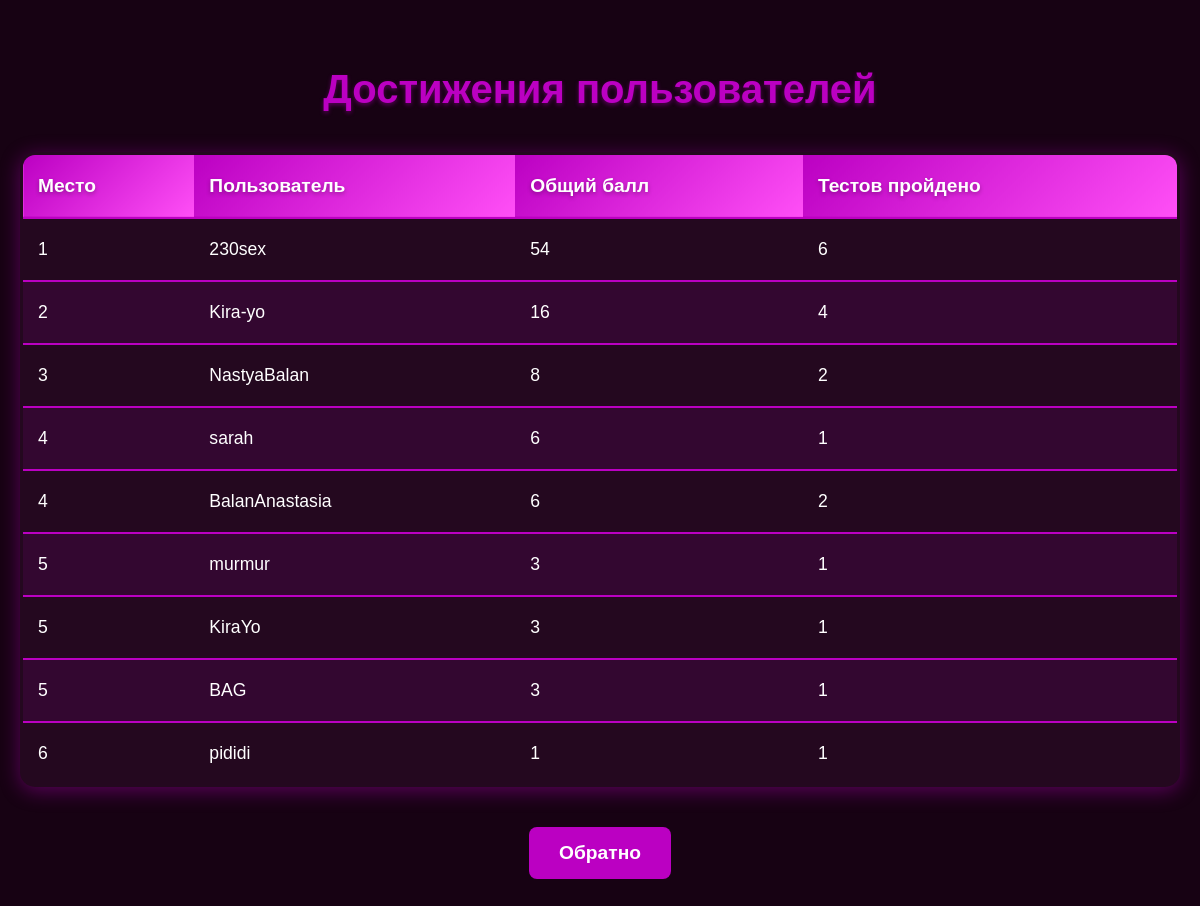
The page /achievement (signed in) on the database its author committed.
### tables this page shows
CREATE TABLE results (
                id INTEGER PRIMARY KEY AUTOINCREMENT,
                test_id INTEGER,
                user_login TEXT,
                user_answers TEXT,
                correct_answers INTEGER,
                total_questions INTEGER
            );

### app.py (the view)
@app.route('/achievement')
def achievement():
    if 'user_id' not in session:
        return redirect(url_for('login'))
    conn = get_db_connection()
    conn.row_factory = sqlite3.Row
    cursor = conn.cursor()
    cursor.execute('''
        SELECT
            user_login,
            SUM(correct_answers) AS total_correct_answers,
            COUNT(DISTINCT test_id) AS tests_taken
        FROM results
        GROUP BY user_login
        ORDER BY total_correct_answers DESC
    ''')
    user_achievements = cursor.fetchall()
    conn.close()
    ranked_achievements = []
    rank = 1
    for i, user_achievement in enumerate(user_achievements):
        ranked_achievements.append({
            'rank': rank,
            'user_login': user_achievement['user_login'],
            'total_correct_answers': user_achievement['total_correct_answers'],
            'tests_taken': user_achievement['tests_taken']
        })
        if i + 1 < len(user_achievements) and user_achievements[i+1]['total_correct_answers'] < user_achievement['total_correct_answers']:
            rank += 1
    return render_template('achievement.html', ranked_achievements=ranked_achievements)

### app.py (called while the page is built)
def get_db_connection():
    conn = sqlite3.connect(DATABASE_PATH)
    conn.row_factory = sqlite3.Row
    return conn

### templates/achievement.html (shortened to what this page needs)
<!DOCTYPE html>
<html>
<head>
</head>
<body>
    <div class="container">
        <h1>Достижения пользователей</h1>
        <table>
            <thead>
                <tr>
                    <th>Место</th>
                    <th>Пользователь</th>
                    <th>Общий балл</th>
                    <th>Тестов пройдено</th>
                </tr>
            </thead>
            <tbody>
                {% for achievement in ranked_achievements %}
                    <tr>
                        <td>{{ achievement.rank }}</td>
                        <td>{{ achievement.user_login }}</td>
                        <td>{{ achievement.total_correct_answers }}</td>
                        <td>{{ achievement.tests_taken }}</td>
                    </tr>
                {% endfor %}
            </tbody>
        </table>
        <button onclick="location.href='/'">Обратно</button>
    </div>
</body>
</html>

### templates/achievement.html (style rules this page uses)
body { font-family: Arial, sans-serif; background-color: #170213; color: hsl(0, 0%, 100%); margin: 0; padding: 40px 20px; min-height: 100vh; }
h1 { color: #bb00c2; text-align: center; margin-bottom: 40px; font-size: 2.5rem; text-shadow: 0 2px 4px rgba(187, 0, 194, 0.4); }
table { width: 100%; border-collapse: collapse; margin-bottom: 40px; background-color: #24081f; border-radius: 15px; overflow: hidden; border: 3px solid #bb00c2; box-shadow: 0 4px 20px rgba(187, 0, 194, 0.4); }
th, td { padding: 20px 15px; text-align: left; border-bottom: 2px solid #bb00c2; font-size: 1.1rem; }
th { background: linear-gradient(135deg, #bb00c2, #ff4ff6); color: #fff; font-weight: bold; font-size: 1.2rem; text-shadow: 0 2px 4px rgba(0, 0, 0, 0.3); }
tr:nth-child(even) { background-color: rgba(187, 0, 194, 0.1); }
button { background-color: #bb00c2; color: hsl(0, 0%, 100%); padding: 15px 30px; border: none; border-radius: 8px; cursor: pointer; font-size: 1.2rem; font-weight: bold; transition: all 0.3s ease; display: block; margin: 0 auto; }
.container { max-width: 1200px; margin: 0 auto; }

### rows shown on the page
results: rank "4", user_login "sarah", total_correct_answers "6", tests_taken "1"
results: rank "5", user_login "murmur", total_correct_answers "3", tests_taken "1"
results: rank "5", user_login "KiraYo", total_correct_answers "3", tests_taken "1"
results: rank "5", user_login "BAG", total_correct_answers "3", tests_taken "1"

### other values the page prints
{{ achievement.rank }} "1" "2" "3" "4" "6"
{{ achievement.user_login }} "230sex" "Kira-yo" "NastyaBalan" "BalanAnastasia" "pididi"
{{ achievement.total_correct_answers }} "54" "16" "8" "6" "1"
{{ achievement.tests_taken }} "6" "4" "2" "2" "1"
